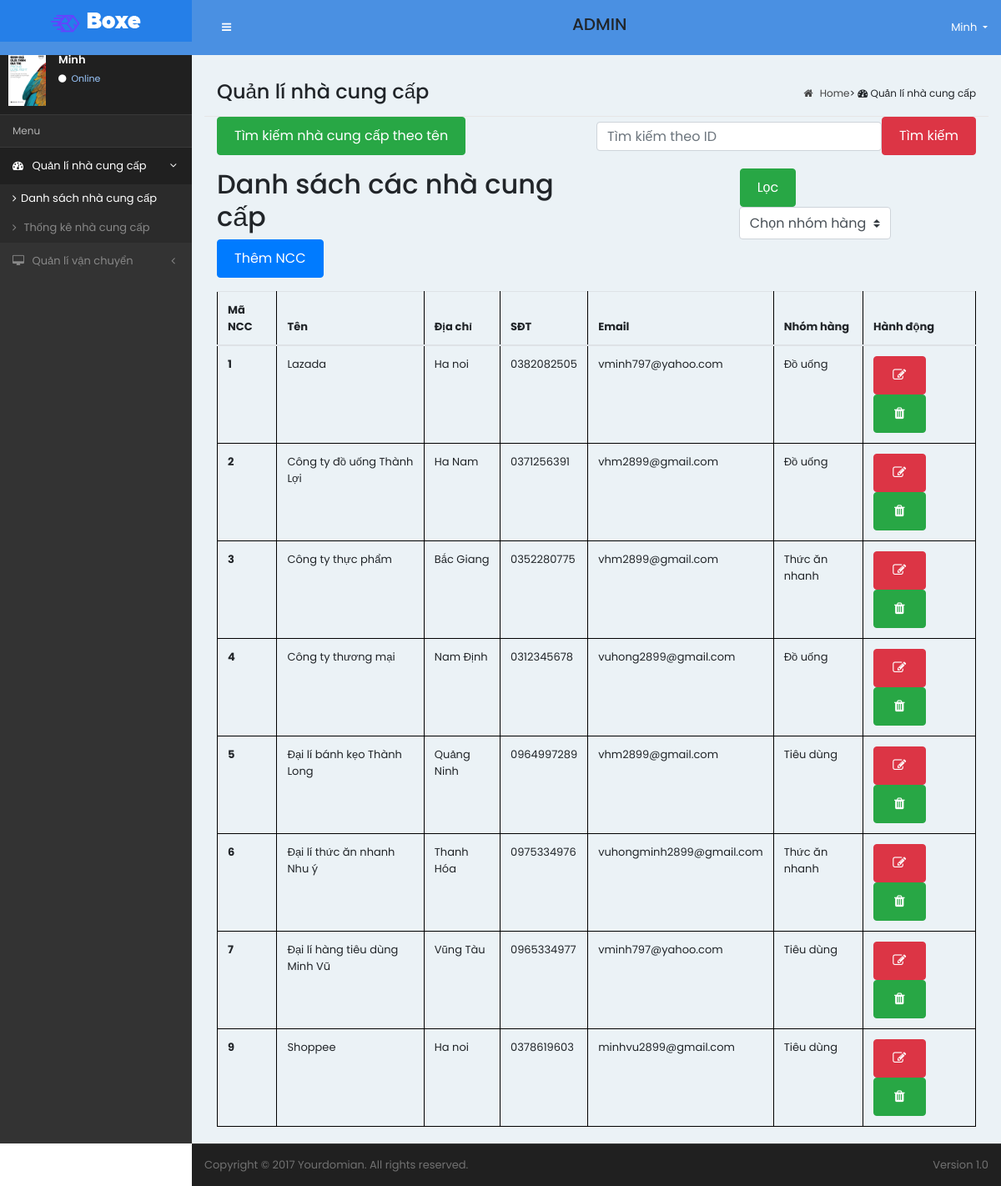
Page /Admin/ (signed in) on the committed database.
### tables this page shows
CREATE TABLE `nhacungcap` (
  `id` int(50) NOT NULL,
  `ten` varchar(50) NOT NULL,
  `diachi` varchar(50) NOT NULL,
  `sdt` varchar(100) NOT NULL,
  `email` varchar(100) NOT NULL,
  `nhom` int(11) NOT NULL
);

### mvc/core/Controller.php (called while the page is built, shortened)
<?php
class Controller{
    public function view($view,$data=[]){
        require_once "./mvc/views/".$view.".php";
    }
    }
?>

### mvc/controllers/Admin.php (called while the page is built, shortened)
<?php
    class Admin extends Controller{
        public $m,$dh,$ncc;
        function __construct()
        {
            $this->ncc=$this->model("NhaCungCapModel");
        }
        function SayHi(){
            $kq=$this->ncc->getListNCC();
            $this->view(
                "Admin",
                [
                    "Page"=>"ListNCC",
                    "ListNCC"=>$kq,
                ]);
        }
    }
?>

### mvc/core/App.php (called while the page is built, shortened)
<?php
class App{
    protected $action="SayHi";
    function __construct()
    {
         $arr=$this->UrlProcess();
            if( isset($arr[0])){
            if(file_exists("./mvc/controllers/".$arr[0].".php") ){
                unset($arr[0]);
            }}
            $this->controller = new $this->controller;
        if(isset($arr[1])){
            unset($arr[1]);
        }
        $this->params=$arr?array_values($arr):[];
        call_user_func_array([$this->controller,$this->action],$this->params);
    }
    function UrlProcess(){
        if(isset($_GET["url"])){
             return explode("/",filter_var(trim($_GET['url'])));
        }
    }
}
?>

### index.php (called while the page is built, shortened)
<?php
$myApp=new App();
?>

### mvc/core/DB.php (called while the page is built, shortened)
<?php
class DB{
    protected $servername="localhost";
    protected $username="root";
    protected $password="";
    protected $dbname="ltw";
    public function __construct() {
        $this->con=new mysqli($this->servername,$this->username,$this->password,$this->dbname);
    }
}
?>

### mvc/models/NhaCungCapModel.php (called while the page is built, shortened)
<?php
class NhaCungCapModel extends DB
{
    public function getListNCC()
    {
        $sql = "select * from nhacungcap";
        $query = mysqli_query($this->con, $sql);
        return $query;
    }
}

### mvc/views/pages/ListNCC.php (the view, shortened to what this page needs)
<div class="content-header">
      <h1>Quản lí nhà cung cấp</h1>
      <ol class="breadcrumb">
        <li><a href="#"><i class="fa fa-home"></i> Home</a></li>
        <li class="active"><i class="fa fa-dashboard"></i> Quản lí nhà cung cấp</li>
      </ol>
    </div>
<div class="container">
    <div class="row">
    <div class="col-md-12 d-flex justify-content-between">
          <div class="search-ncc">
              <a href="NhaCungCap/SearchNCC" class="btn btn-success">Tìm kiếm nhà cung cấp theo tên</a>
          </div>
          <form class="form-inline" action="NhaCungCap/SearchNCC" method="post">
            <div class="form-group">
              <input type="text" name="searchID" id="" class="form-control" placeholder="Tìm kiếm theo ID" aria-describedby="helpId">
              <button type="submit" class="btn btn-danger">Tìm kiếm</button>
            </div>
          </form>
    </div>
    </div>
    <div class="row my-3">
    <div class="col-md-6">
    <div class="list-ncc">
            <h2>Danh sách các nhà cung cấp</h2>
          </div>
         <div><a href="NhaCungCap/ThemNCC" class="btn btn-primary">Thêm NCC</a></div>
    </div>
    <div class="col-md-2">
    </div>
    <div class="col-md-3">
    <span class="btn btn-success" type="text" name="sapxep">Lọc</span>
            <form action="" method="post">
                <div class="input-group d-flex ">
                <div>
                    <select onchange="this.options[this.selectedIndex].value && (window.location='NhaCungCap/LocNCC/'+this.options[this.selectedIndex].value);" class="custom-select" id="inputGroupSelect04" name="loaisapxep" style="height: 39px;">
                    <option selected value="">Chọn  nhóm hàng</option>
                  </select>
                </div>
              </div>
        </div>
    </div>
    <div class="row">
      <div class="col-md-12">
        <table class="table">
        <thead>
          <tr>
            <th scope="col">Mã NCC</th>
            <th scope="col">Tên</th>
            <th scope="col">Địa chỉ</th>
            <th scope="col">SĐT</th>
            <th scope="col">Email</th>
            <th scope="col">Nhóm hàng</th>
            <th scope="col">Hành động</th>
          </tr>
        </thead>
        <tbody>
          <?php
          $listNCC=$data["ListNCC"];
          while($row=mysqli_fetch_array($listNCC)){
          ?>
          <tr>
            <th scope="row"><?php echo $row[0]?></th>
            <td><?php echo $row[1]?></td>
            <td><?php echo $row[2]?></td>
            <td><?php echo $row[3]?></td>
            <td><?php echo $row[4]?></td>
            <td>    <?php if($row[5]==1){ ?>
          <span class="label-danger label">Tiêu dùng</span>
        <?php } elseif($row[5]==2){?>
          <span class="label label-primary">Đồ uống</span>
        <?php } elseif($row[5]==3){?>
          <span class="label label-success">Thức ăn nhanh</span>
        <?php }?></td>
            <td>
              <a href="NhaCungCap/SuaNCC/<?php echo $row[0] ?>" class="btn btn-danger"><i class="fa fa-fw fa-edit"></i></a>
              <a onclick="return confirm('Bạn có muốn xóa không')" href="NhaCungCap/XoaNCC/<?php echo $row[0]?>" class="btn btn-success"><i class="fa fa-fw fa-trash"></i></a>
            </td>
          </tr>
          <?php
            }
          ?>
        </tbody>
      </table>
      </div>
    </div>
      </div>
    </div>

### mvc/views/Admin.php (shortened to what this page needs)
<!DOCTYPE html>
<html lang="en">
<head>
  <link rel="stylesheet" href="public/bootstrap/css/bootstrap.min.css">
  <link rel="stylesheet" href="./public/bootstrap/css/bootstrap.min.css">
  <link rel="stylesheet" href="https://stackpath.bootstrapcdn.com/bootstrap/4.3.1/css/bootstrap.min.css">
  <link rel="stylesheet" href="public/css/dist/css/style.css">
  <link rel="stylesheet" href="public/css/dist/et-line-font/et-line-font.css">
  <link rel="stylesheet" href="public/css/dist/font-awesome/css/font-awesome.min.css">
  <link type="text/css" rel="stylesheet" href="dist/weather/weather-icons.min.css">
  <link type="text/css" rel="stylesheet" href="dist/weather/weather-icons-wind.min.css">
</head>
<body>
  <div class="wrapper">
    <header class="main-header dark-bg">
      <a href="Admin" class="logo dark-bg">
        <span class="logo-lg"><img src="public/images/logo.png" alt="Ovio"></span> </a>
      <nav class="navbar navbar-static-top" role="navigation">
        <a href="#" class="sidebar-toggle" data-toggle="push-menu" role="button"> <span class="sr-only">Toggle navigation</span> </a>
        <div class="pull-left search-box">
          <h5 class="text-center">ADMIN</h5>
        </div>
        <div class="navbar-custom-menu">
          <ul class="nav navbar-nav">
            <li class="dropdown user user-menu"> <a href="#" class="dropdown-toggle" data-toggle="dropdown"> <span class="hidden-xs"><?php echo $_SESSION["admin"][3] ?></span> </a>
            </li>
          </ul>
        </div>
      </nav>
    </header>
    <aside class="main-sidebar dark-bg">
      <section class="sidebar">
        <div class="user-panel black-bg">
          <div class="pull-left image"> <img src="<?php echo "./public/images/" . $_SESSION["admin"][7]; ?>" class="img-circle" alt="User Image"> </div>
          <div class="pull-left info">
            <p><?php echo $_SESSION["admin"][3]; ?></p>
            <a href="#"><i class="fa fa-circle"></i> Online</a>
          </div>
        </div>
        <ul class="sidebar-menu" data-widget="tree">
          <li class="header dark-bg">Menu</li>
          <li class="treeview active"><a href="#"><i class="fa fa-dashboard"></i> <span>Quản lí nhà cung cấp</span> <span class="pull-right-container"> <i class="fa fa-angle-left pull-right"></i> </span> </a>
            <ul class="treeview-menu ">
              <li class="active"><a href="NhaCungCap"><i class="fa fa-angle-right"></i>Danh sách nhà cung cấp </a></li>
              <li><a href="ThongKeNCC"><i class="fa fa-angle-right"></i> Thống kê nhà cung cấp</a></li>
            </ul>
          </li>
          <li class="treeview"> <a href="#"><i class="fa fa-desktop"></i> <span>Quản lí vận chuyển</span> <span class="pull-right-container"> <i class="fa fa-angle-left pull-right"></i> </span> </a>
          </li>
      </section>
    </aside>
    <div class="content-wrapper">
      <section class="content container-fluid">
        <?php
        require_once "./mvc/views/pages/" . $data["Page"] . ".php";
        ?>
    </div>
    <footer class="main-footer dark-bg">
      <div class="pull-right hidden-xs"> Version 1.0</div>
      Copyright &copy; 2017 Yourdomian. All rights reserved.
    </footer>
</body>
</html>

### mvc/views/Admin.php (style rules this page uses)
table { width: 100%; border-collapse: collapse; }
table, td, th { border: 1px solid black; padding: 5px; }
th { text-align: left; }

### rows in the picture
nhacungcap: id "1", ten "Lazada", diachi "Ha noi", sdt "0382082505", email "vminh797@yahoo.com", nhom "Đồ uống"
nhacungcap: id "2", ten "Công ty đồ uống Thành Lợi", diachi "Ha Nam", sdt "0371256391", email "vhm2899@gmail.com", nhom "Đồ uống"
nhacungcap: id "3", ten "Công ty thực phẩm", diachi "Bắc Giang", sdt "0352280775", email "vhm2899@gmail.com", nhom "Thức ăn nhanh"
nhacungcap: id "4", ten "Công ty thương mại", diachi "Nam Định", sdt "0312345678", email "vuhong2899@gmail.com", nhom "Đồ uống"
nhacungcap: id "5", ten "Đại lí bánh kẹo Thành Long", diachi "Quảng Ninh", sdt "0964997289", email "vhm2899@gmail.com", nhom "Tiêu dùng"
nhacungcap: id "6", ten "Đại lí thức ăn nhanh Nhu ý", diachi "Thanh Hóa", sdt "0975334976", email "vuhongminh2899@gmail.com", nhom "Thức ăn nhanh"
nhacungcap: id "7", ten "Đại lí hàng tiêu dùng Minh Vũ", diachi "Vũng Tàu", sdt "0965334977", email "vminh797@yahoo.com", nhom "Tiêu dùng"
nhacungcap: id "9", ten "Shoppee", diachi "Ha noi", sdt "0378619603", email "minhvu2899@gmail.com", nhom "Tiêu dùng"

### other values in the picture
$_SESSION["admin"][3] "Minh"
